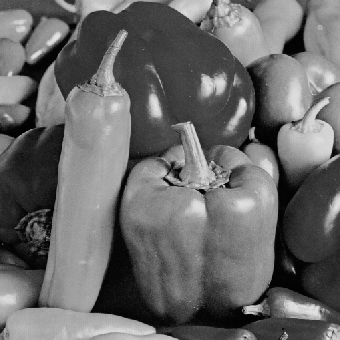
#> input picture lab4/task1/peppers.bmp, 340 x 340 px
$ python main.py
#> lines starting #> are read from the running program, lines starting #| are printed output that depends on the picture
import numpy as np
import cv2
from matplotlib import pyplot as plt

plt.rcParams['font.sans-serif']=['SimHei'] #用来正常显示中文标签
plt.rcParams['axes.unicode_minus']=False #用来正常显示负

#OpenCV函数实现傅里叶变换
img = cv2.imread(r'peppers.bmp',0)
#> img: shape (340, 340); min 0, max 229, mean 104.3
dft = cv2.dft(np.float32(img),flags = cv2.DFT_COMPLEX_OUTPUT)
dft_shift = np.fft.fftshift(dft) # 将低频分量移至中心

#dft[:,:,0]为傅里叶变换的实部,dft[:,:,1]为傅里叶变换的虚部
magnitude_spectrum = 20*np.log(cv2.magnitude(dft_shift[:,:,0],dft_shift[:,:,1])) # 幅值谱
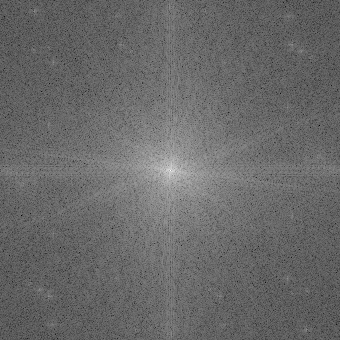
#> magnitude_spectrum: shape (340, 340) float32; min 34.57, max 326.1, mean 155.1; drawn with min black and max white
phase_angle = cv2.phase(dft_shift[:,:,0],dft_shift[:,:,1]) # 相位谱
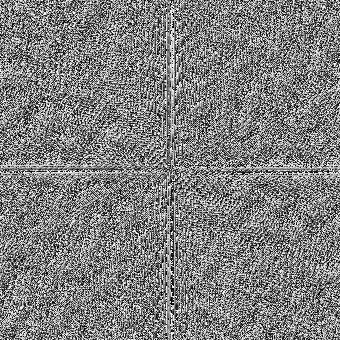
#> phase_angle: shape (340, 340) float32; min 7.31e-06, max 6.28, mean 3.15; drawn with min black and max white

# 逆变换
img_back = cv2.idft(dft)
img_back = cv2.magnitude(img_back[:,:,0], img_back[:,:,1])
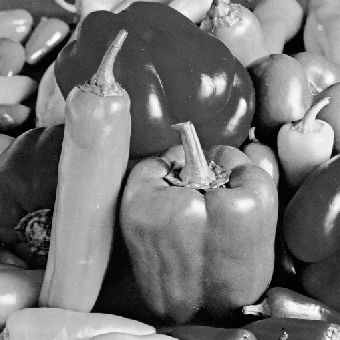
#> img_back: shape (340, 340) float32; min 0.555, max 26472398, mean 12059199; drawn with min black and max white

plt.figure(figsize=(10,6))
plt.subplot(151),plt.imshow(img, cmap = 'gray')
plt.title('原图像'), plt.axis('off')
plt.subplot(152),plt.imshow(magnitude_spectrum, cmap = 'gray')
plt.title('幅值谱'), plt.axis('off')
plt.subplot(153),plt.imshow(phase_angle, cmap = 'gray')
plt.title('相位谱'), plt.axis('off')
plt.subplot(154),plt.imshow(img_back, cmap = 'gray')
plt.title('重构图像'),plt.axis('off')
plt.savefig("task1_result.jpg")
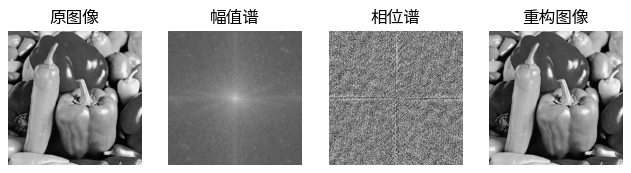
#> figure drawn by matplotlib, 4 panels
plt.show()
